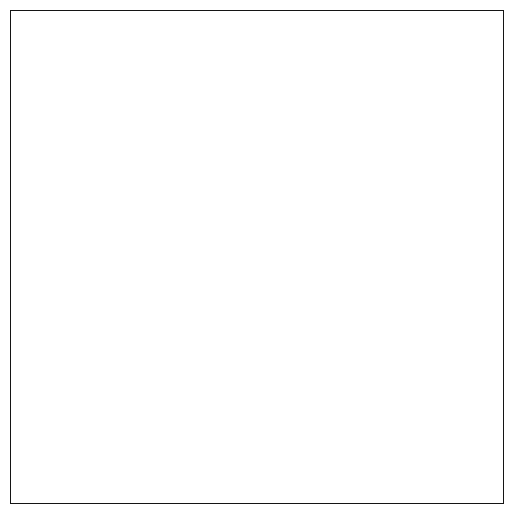
Frame 1 (no input)
Frame 60 (the mouse pressed at the canvas centre just before this capture): identical to frame 1, image omitted
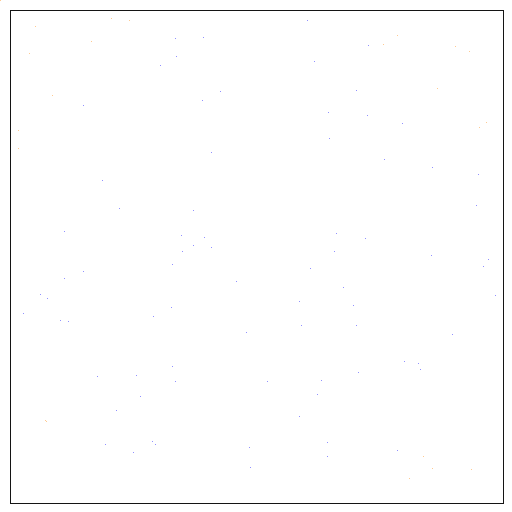
Frame 120 (the mouse held since frame 60 and released just before this capture)

The Processing sketch that drew these frames (run headless with seeded random() and noise(); from frame 60 on, the mouse is pressed at the canvas centre):

// Processing sketch: monte_carlo_pi
// ── monte_carlo_pi.pde
// Code by github.com/S1r0hub
// Created: 07.08.2020
// Processing Version: 3.5.4
//
// This code creates an approximation of Pi using Monte-Carlo Algorithm.
// The process is visualized by drawing points inside/outside the circle.
//
// Pi is approximated by: 4 * (hits / total)
// (hits = points inside the circle)
//
// Interaction is possible using the following keys:
// [RIGHT] - reduce amount of points generated per iteration
// [LEFT] - increase amount of points generated per iteration
// 
// If you use it or any of the results generated by it,
// please reference this project as the source.
// Thanks.

int border = 10;

// initial points per iteration
int speed = 100;

// changed during execution
int hits = 0, miss = 0;
int lastTime = 0;
boolean kLt, kRt;


void setup() {
  
  size(512,512);
  background(255,255,255,255);
  stroke(color(20,20,20));
  rect(border, border, width-(border*2)+1, height-(border*2)+1);
  //circle(width/2, height/2, width-(border*2));
}


void draw() {

  // only run code below every 2 seconds
  if (millis() < lastTime + 1000*2) { return; }
  
  // take timestamp to wait for next iteration
  lastTime = millis();
  println("Drawing next points...");
  
  int hits_prev = hits;
  int miss_prev = miss;
  
  // Arrays to store points outside circle
  // x positions, y positions, color
  int px[] = new int[speed];
  int py[] = new int[speed];
  int pc[] = new int[speed];
  int out_index = 0;
  
  int xw = width - border*2;
  int yh = height - border*2;
  
  // Shape to render points inside circle
  PShape ps = createShape();
  ps.beginShape(POINTS);
  
  // generate random points
  for (int i = 0; i < speed; i++) {
    
    // generate points within range [-1, 1]
    // then calculate d = distance from circle center
    float x = random(2.f)-1.f, y = random(2.f)-1.f;
    float d = sqrt(x*x + y*y);
    boolean inside = d <= 1 ? true : false;

    // set color for points inside/outside
    // and calculate their positions for drawing
    int c = inside ? color(100,100,255) : color(255,180,100);
    int xpos = border + (width-border*2)/2 + floor(x * 0.5f * xw) + 1;
    int ypos = border + (height-border*2)/2 + floor(y * 0.5f * yh) + 1;
 
    if (inside) {
      hits++;
      ps.stroke(c);
      ps.vertex(xpos, ypos);
    }
    else {
      miss++;
      out_index++;
      pc[out_index] = c;
      px[out_index] = xpos; py[out_index] = ypos;
    }
  }
  
  ps.endShape();
  shape(ps);
  
  // draw points outside of circle
  PShape ps_o = createShape();
  ps_o.beginShape(POINTS);
  for (int i = 0; i < miss - miss_prev; i++) {
    ps_o.stroke(pc[i]);
    ps_o.vertex(px[i], py[i]);
  }
  ps_o.endShape();
  shape(ps_o);
  
  println("Current: Hits=" + String.valueOf(hits-hits_prev) + ", Miss=" + String.valueOf(miss-miss_prev));
  println("Total: Hits=" + String.valueOf(hits) + ", Miss=" + String.valueOf(miss));
  println("Pi = " + String.valueOf(hits / (float)(hits+miss) * 4.f));
}


void keyPressed() {

  if (!kRt && keyCode == RIGHT) {

    kRt = true;
    if (speed < 10) { speed++; }
    else if (speed < 100) { speed += 10; }
    else if (speed < 1000) { speed += 100; }
    else if (speed < 10000) { speed += 1000; }
    else if (speed < 50000) { speed += 10000; }
    println("Speed: " + String.valueOf(speed));
  }
  else if (!kLt && keyCode == LEFT) {

    kLt = true;
    if (speed > 10000) { speed -= 10000; }
    else if (speed > 1000) { speed -= 1000; }
    else if (speed > 100) { speed -= 100; }
    else if (speed > 10) { speed -= 10; }
    else if (speed > 0) { speed--; }
    println("Speed: " + String.valueOf(speed));
  }
}

void keyReleased() {
  if (keyCode == LEFT) { kLt = false; }
  else if (keyCode == RIGHT) { kRt = false; }
}
